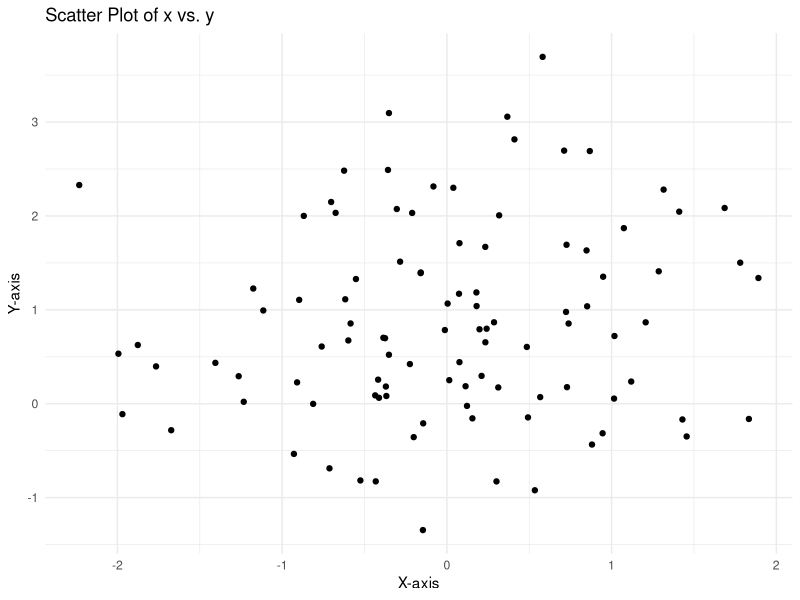

This figure's R source:
# data_visualization.R

# Load necessary libraries
library(ggplot2)

# Sample data frame
data <- data.frame(
  x = rnorm(100),
  y = rnorm(100, mean = 1)
)

# Scatter plot of x vs. y
ggplot(data, aes(x = x, y = y)) +
  geom_point() +
  labs(title = "Scatter Plot of x vs. y", x = "X-axis", y = "Y-axis") +
  theme_minimal()
